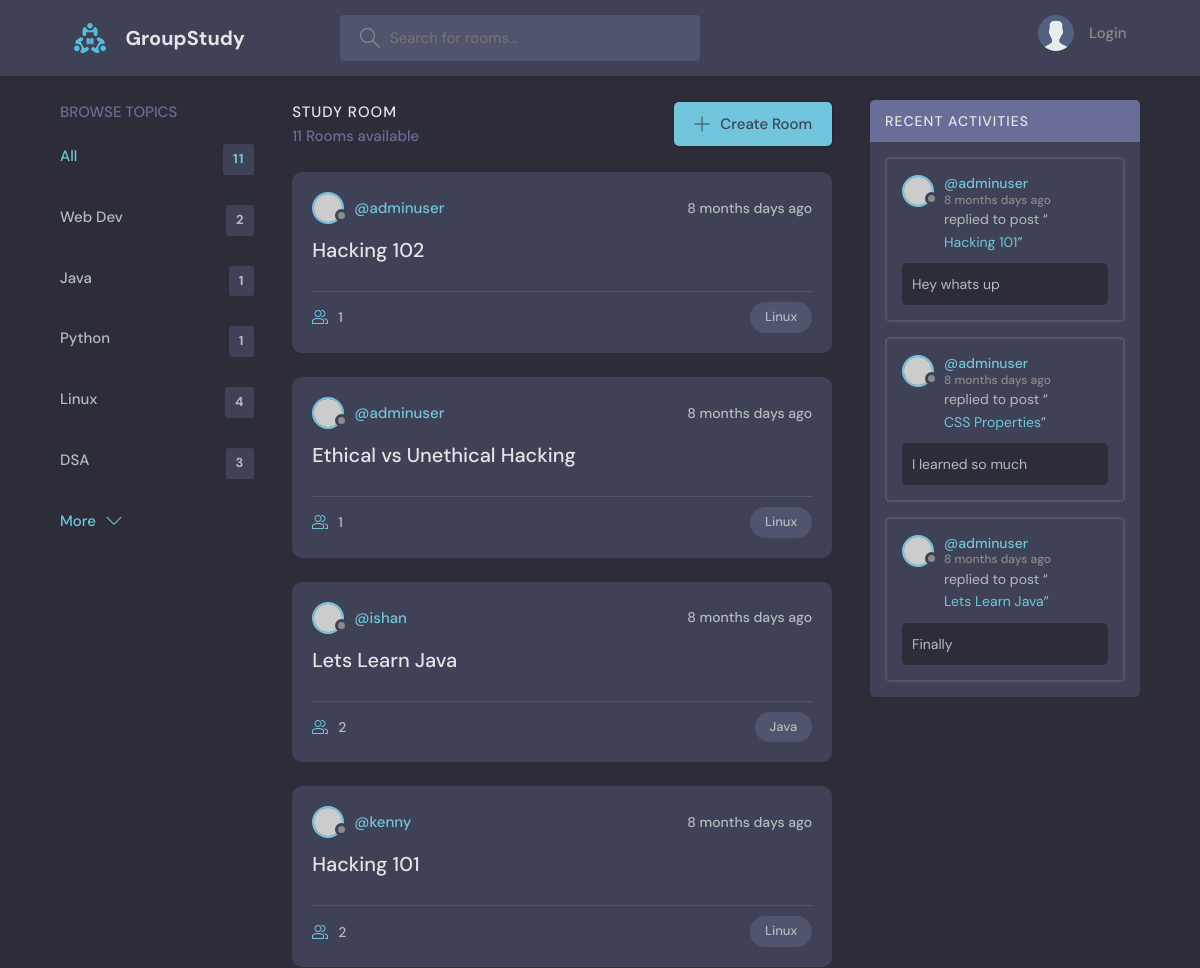
Before: / (upper part) with the older database file.
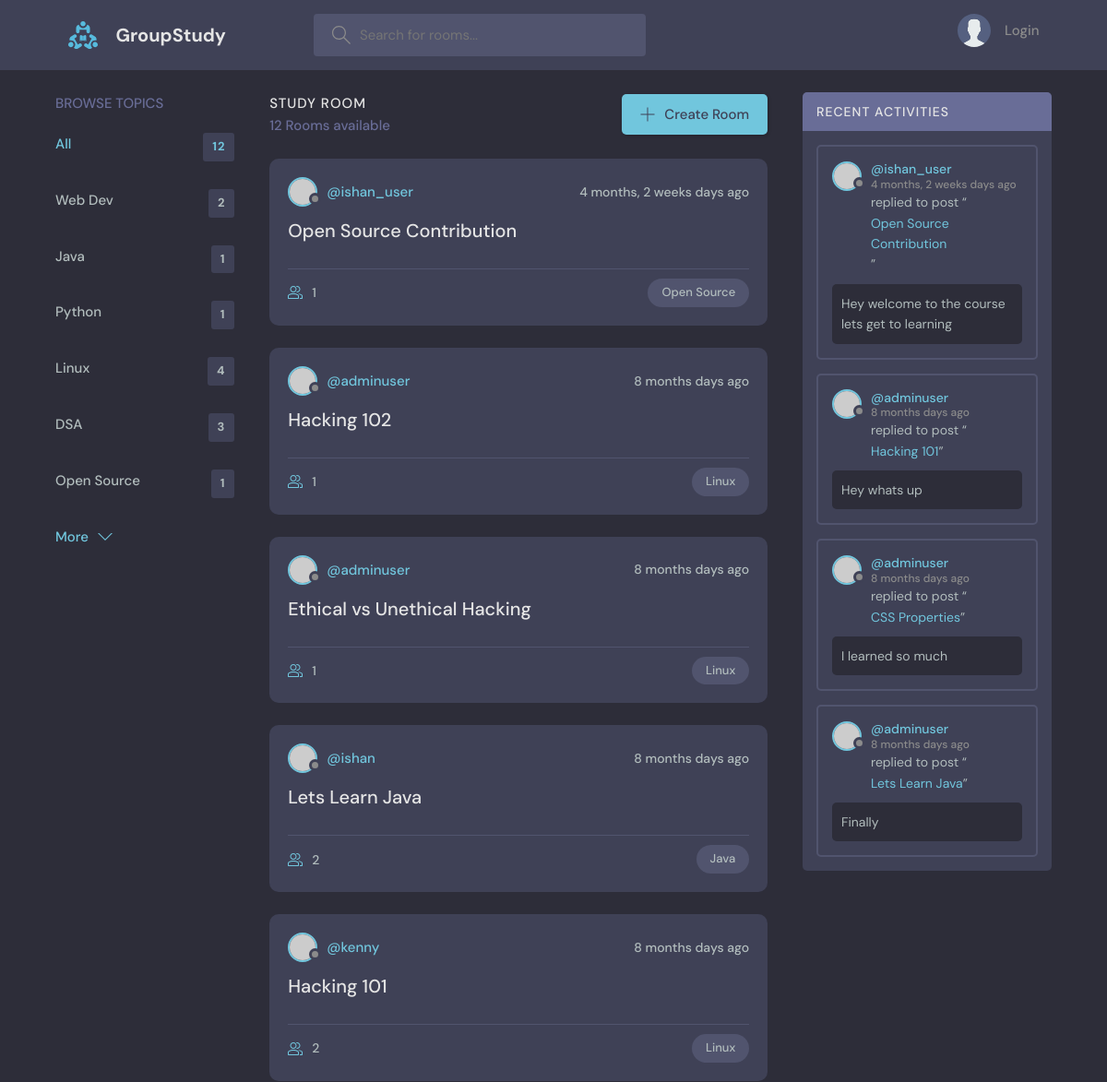
After: the same page with the newer database file.
### base/models.py (models this page shows)
class Subject(models.Model):
    name = models.CharField(max_length=200)
    def __str__(self):
        return self.name

class Room(models.Model):
    host = models.ForeignKey(User,on_delete=models.SET_NULL,null=True)
    subject = models.ForeignKey(Subject,on_delete=models.SET_NULL,null=True)
    name = models.CharField(max_length=200)
    desc = models.TextField(null=True,blank=True)
    participants = models.ManyToManyField(User,related_name='participants',blank=True)
    updated = models.DateTimeField(auto_now=True)
    created = models.DateTimeField(auto_now_add=True)
    class Meta:
        ordering = ['-updated','-created']
    def __str__(self):
        return self.name

class Message(models.Model):
    room = models.ForeignKey(Room,on_delete=models.CASCADE)
    user = models.ForeignKey(User,on_delete=models.CASCADE)
    body = models.TextField()
    updated = models.DateTimeField(auto_now=True)
    created = models.DateTimeField(auto_now_add=True)
    class Meta:
        ordering = ['-updated','-created']
    def __str__(self):
        return self.body[0:50]

### base/views.py (the view)
# urls.py: path('',views.home),
def home(request):
    q = request.GET.get('q') if request.GET.get('q') != None else ''
    print(q)
    rooms= Room.objects.filter(
        Q(subject__name__icontains = q) |
        Q(name__icontains = q) |
        Q(desc__icontains = q)
        )
    room_count = rooms.count()
    totalrooms = Room.objects.all().count
    subject = Subject.objects.all()
    comments = Message.objects.filter(Q(room__subject__name__icontains = q))
    context = {'rooms' : rooms,'subjects' : subject,'room_count' : room_count,'comments' : comments,"totalrooms" : totalrooms}
    return render(request,'base/home.html',context)

### base/templates/base/home.html (shortened to what this page needs)
{%extends 'main.html'%}
{%block content%}
    <main class="layout layout--3">
      <div class="container">
        {%include 'base/subject_component.html'%}
        <div class="roomList">
          <div class="roomList__header">
            <div>
              <h2>Study Room</h2>
              <p>{{room_count}} Rooms available</p>
            </div>
            <a class="btn btn--main" href="/create-room">
              <svg version="1.1" xmlns="http://www.w3.org/2000/svg" width="32" height="32" viewBox="0 0 32 32">
                <title>add</title>
                <path
                  d="M16.943 0.943h-1.885v14.115h-14.115v1.885h14.115v14.115h1.885v-14.115h14.115v-1.885h-14.115v-14.115z"
                ></path>
              </svg>
              Create Room
            </a>
          </div>
          {%include 'base/feed_component.html'%}
        </div>
        {%include 'base/activity_component.html'%}
      </div>
    </main>
{%endblock content%}

### base/templates/base/subject_component.html
<div class="topics">
    <div class="topics__header">
      <h2>Browse Topics</h2>
    </div>
    <ul class="topics__list">
      <li>
        {%if prof %}
        <a href="/profile/{{user.id}}" class="active">All <span>{{totalrooms}}</span></a>
        {%else%}
        <a href="/" class="active">All <span>{{totalrooms}}</span></a>
        {%endif%}
      </li>
    {%for subject in subjects%}
        <li>
            <a href="?q={{subject.name}}">{{subject.name}}<span>{% if prof %}{{subject.number}}{%else%}{{subject.room_set.all.count}}{%endif%}</span></a>
        </li>
    {%endfor%}
    </ul>
    <a class="btn btn--link" href="/browse-topic">
      More
      <svg version="1.1" xmlns="http://www.w3.org/2000/svg" width="32" height="32" viewBox="0 0 32 32">
        <title>chevron-down</title>
        <path d="M16 21l-13-13h-3l16 16 16-16h-3l-13 13z"></path>
      </svg>
    </a>
  </div>

### base/templates/base/feed_component.html (shortened to what this page needs)
{%for room in rooms%}
<div class="roomListRoom">
  <div class="roomListRoom__header">
    <a href="/profile/{{room.host.id}}" class="roomListRoom__author">
      <div class="avatar avatar--small">
        <img src="https://randomuser.me/api/portraits/women/11.jpg" />
      </div>
      <span>@{{room.host.username}}</span>
    </a>
    <div class="roomListRoom__actions">
      <span>{{room.created|timesince}} days ago</span>
    </div>
  </div>
  <div class="roomListRoom__content">
    <a href="/pages/{{room.id}}">{{room.name}}</a>
  </div>
  <div class="roomListRoom__meta">
    <a href="/pages/{{room.id}}" class="roomListRoom__joined">
      {{room.participants.all.count}}
    </a>
    <p class="roomListRoom__topic">{{room.subject}}</p>
  </div>
</div>
{%endfor%}

### base/templates/base/activity_component.html (shortened to what this page needs)
<div class="activities">
    <div class="activities__header">
      <h2>Recent Activities</h2>
    </div>
    {%for comment in comments%}
    <div class="activities__box">
      <div class="activities__boxHeader roomListRoom__header">
        <a href="/profile/{{comment.user.id}}" class="roomListRoom__author">
          <div class="avatar avatar--small">
            <img src="https://randomuser.me/api/portraits/women/11.jpg" />
          </div>
          <p>
            @{{comment.user}}
            <span>{{comment.created|timesince}} days ago</span>
          </p>
        </a>
      </div>
      <div class="activities__boxContent">
        <p>replied to post “<a href="/pages/{{comment.room.id}}">{{comment.room}}</a>”</p>
        <div class="activities__boxRoomContent">
            {{comment}}
        </div>
      </div>
    </div>
    {%endfor%}
  </div>

Changed rows visible on the page:
added Subject: name "Open Source", room_set.all.count "1"
added Room: host.username "ishan_user", created "4 months, 2 weeks", name "Open Source Contribution", participants.all.count "1", subject "Open Source"
added Message: user "ishan_user", created "4 months, 2 weeks", room "Open Source Contribution", body "Hey welcome to the course lets get to learning"
Other visible differences:
{{ totalrooms }}: "11" → "12"
{{ room_count }}: "11" → "12"
